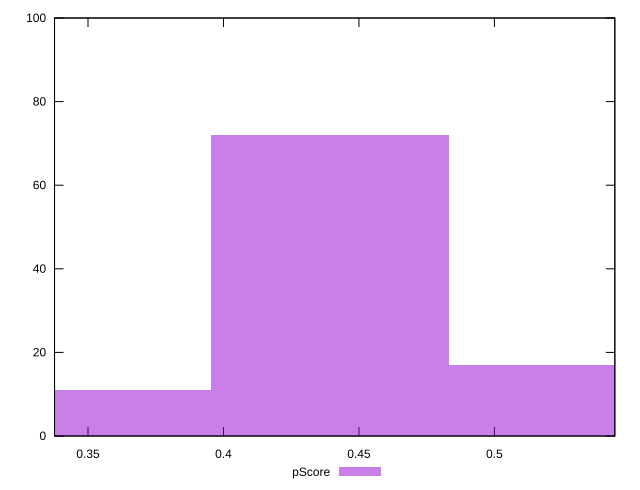

Write gnuplot code to recreate this figure.
reset

$pScore <<EOF
0.43921613476803645 72
0.5270593617216437 17
0.35137290781442915 11
EOF

set key outside below
set boxwidth 0.08784322695360729
set xrange [0.3376470588235294:0.5444444444444445]
set yrange [0:100]
set trange [0:100]
set style fill transparent solid 0.5 noborder
set terminal svg size 640, 490 enhanced background rgb 'white'
set output "reports/report_00027_2021-02-24T12-40-31.850Z/uses-http2/samples/agenda/pScore/histogram.svg"

plot $pScore title "pScore" with boxes

reset
